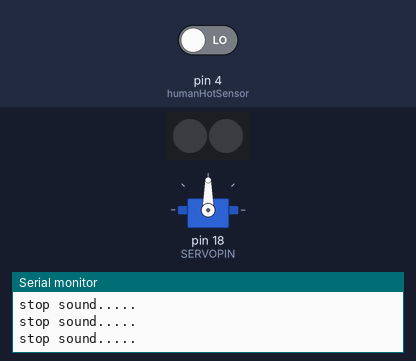
Recording of a sketch running on a simulated Arduino Uno, built with avr-gcc and run on an emulated ATmega328P. Shown: 2 RGB LEDs in strip order, left to right, servo, the last lines printed to the serial monitor. The test bench sets the inputs (shaded band); at power-on: pin 4 (humanHotSensor) LOW. Dim RGB values are drawn brighter than linear; the modem accepts every AT command (registered, SIM ready, sends succeed) and sends nothing else.

Above: at 3.8 s.
3.9 s: pin 4 (humanHotSensor) driven HIGH
At 4.08 s:
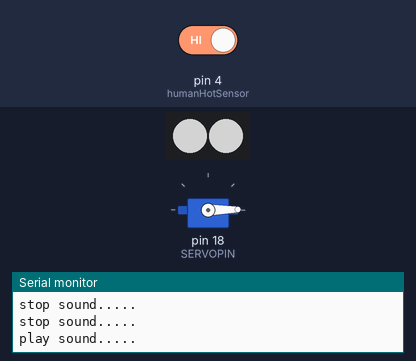
At 4.68 s:
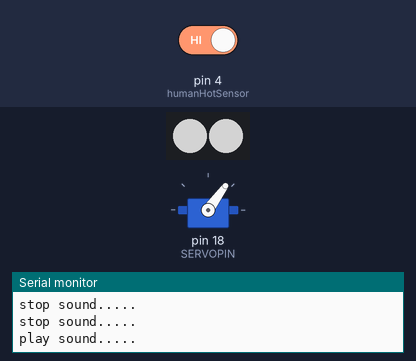
Timing chart, 0 to 12.9 s (numbered marks = the images above; inputs shaded):
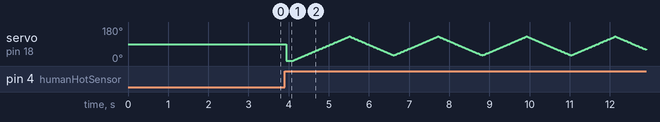

The sketch:

_10_zhaocaimao.ino
```cpp
#include "audio.h"
#include <SoftwareSerial.h>

#include <Adafruit_NeoPixel.h>

#include <Servo.h>
#define val_max 4
#define val_min 1
#define INTERVAL_Time 10

#define humanHotSensor 4//PIR传感器D4
#define buttonPin 12
#define PIN 6//彩灯
#define SERVOPIN SDA//舵机

Adafruit_NeoPixel strip = Adafruit_NeoPixel(2, PIN, NEO_GRB + NEO_KHZ800);

Servo myservo;
bool isUP = true;

//unsigned long lcd_time = millis(); //刷新时间计时器
int val = 0;
int music_vol = 26; //初始音量0~30
bool humanHotState = false;
boolean on_off;
boolean statusChange;
bool playing = false;

int pos = 0;
int soundNum = 1;

unsigned long Time_millis = millis();


void setup() {
  Serial.begin(9600);
  pinMode(buttonPin, INPUT);
  pinMode(humanHotSensor, INPUT);
  audio_init(DEVICE_Flash,4,music_vol);    //初始化mp3模块
  //audio_init(DEVICE_TF, MODE_loopOne, music_vol);

  strip.begin();
  strip.show(); // Initialize all pixels to 'off'
  myservo.attach(SERVOPIN);
}

void loop() {
  humanHotState = digitalRead(humanHotSensor);
  // print out the state of the button:
  //Serial.println(humanHotState);
  //delay(1);        // delay in between reads for stability

  if (humanHotState) {
    colorWipe(strip.Color(125, 125, 125));
    updateServo();

    if (!playing) {
      Serial.println("play sound.....");
      audio_play();
     audio_choose(1);
      playing = true;
    }
  }
  else
  {
    playing = false;
    audio_pause();
    Serial.println("stop sound.....");
    colorWipe(strip.Color(0, 0, 0));
    myservo.write(90);
  }
}

void updateServo() {
  if (Time_millis > millis()) Time_millis = millis();
  if (millis() - Time_millis > INTERVAL_Time) {

    if (pos == 30) {
      isUP = true;
    } else if (pos == 130) {
      isUP = false;
    }

    if (isUP) {
      pos++;
    } else {
      pos--;
    }
    //Serial.println(pos);
    myservo.write(pos);
    Time_millis = millis();
  }
}

// Fill the dots one after the other with a color
void colorWipe(uint32_t c) {
  for (uint16_t i = 0; i < strip.numPixels(); i++) {
    strip.setPixelColor(i, c);
    strip.show();
    //delay(wait);
  }
}
```

audio.h
```cpp
#include "arduino.h"
  #include <SoftwareSerial.h>
  SoftwareSerial mySerial(2, 3); // RX, TX
  //#define AUDIO_PORT Serial1    //Core+
  #define AUDIO_PORT mySerial  //Core
  byte sn_reset[4]=
  {
    0x7E,0x02,0x0C,0xEF
  };
  byte sn_choose[6]=
  {
    0x7E,0x04,0x03,0x00,0x01,0xEF
  };
  byte sn_vol[5]=
  {
    0x7E,0x03,0x06,0x18,0xEF
  };
  byte sn_device[5]=
  {
    0x7E,0x03,0x09,0x01,0xEF
  };
  byte sn_pause[4]=
  {
    0x7E,0x02,0x0E,0xEF
  };
  byte sn_play[4]=
  {
    0x7E,0x02,0x0D,0xEF
  };
  byte sn_mode[5]=
  {
    0x7E,0x03,0x11,0x00,0xEF
  };
  byte sn_down[4]=
  {
    0x7E,0x02,0x01,0xEF
  };
  byte sn_up[4]=
  {
    0x7E,0x02,0x02,0xEF
  };
  byte sn_eq[5]=
  {
    0x7E,0x03,0x07,0x01,0xEF
  };
  //-----------------------------
  void audio_pause()
  {
    AUDIO_PORT.write(sn_pause,4);
    delay(50);
  }
  void audio_play()
  {
    AUDIO_PORT.write(sn_play,4);
    delay(50);
  }
  //play eq    (Normal/Pop/Rock/Jazz/Classic/Base)  0-5
  void audio_eq(byte _audio_eq)
  {
    sn_mode[3]=_audio_eq;
    AUDIO_PORT.write(sn_eq,5);
    delay(100);
  }
  #define MODE_loopAll 0
  #define MODE_loopOne 1
  #define MODE_One_STOP 2
  #define MODE_One_END  4
  //play mode    (ALL/FOL/ONE/RAM/ONE_STOP)  0-4
  void audio_mode(byte _audio_mode)
  {
    sn_mode[3]=_audio_mode;
    AUDIO_PORT.write(sn_mode,5);
    delay(100);
  }
  #define DEVICE_Flash  5
  #define DEVICE_TF  1
  //device select    (U/TF/AUX/SLEEP/FLASH)  0-4
  void audio_device(byte _audio_device)
  {
    sn_device[3]=_audio_device;
    AUDIO_PORT.write(sn_device,5);
    delay(1500);
  }
  void audio_down()
  {
    AUDIO_PORT.write(sn_down,4);
    delay(500);
  }
  void audio_up()
  {
    AUDIO_PORT.write(sn_up,4);
    delay(500);
  }
  void audio_vol(byte _audio_vol)
  {
    sn_vol[3]=_audio_vol;
    AUDIO_PORT.write(sn_vol,5);
    delay(50);
  }
  void audio_choose(byte _audio_choose)
  {
    sn_choose[4]=_audio_choose;
    AUDIO_PORT.write(sn_choose,6);
    delay(100);
  }
  void audio_reset()
  {
    AUDIO_PORT.write(sn_reset,4);
    delay(500);
  }
  void audio_init(int _audio_init_device,int _audio_init_mode,int _audio_init_vol)
  {
    AUDIO_PORT.begin(9600);
    delay(500);
    audio_reset();
    audio_device(_audio_init_device);
    audio_mode(_audio_init_mode);
    audio_vol(_audio_init_vol);
    //audio_pause();
  }
```
